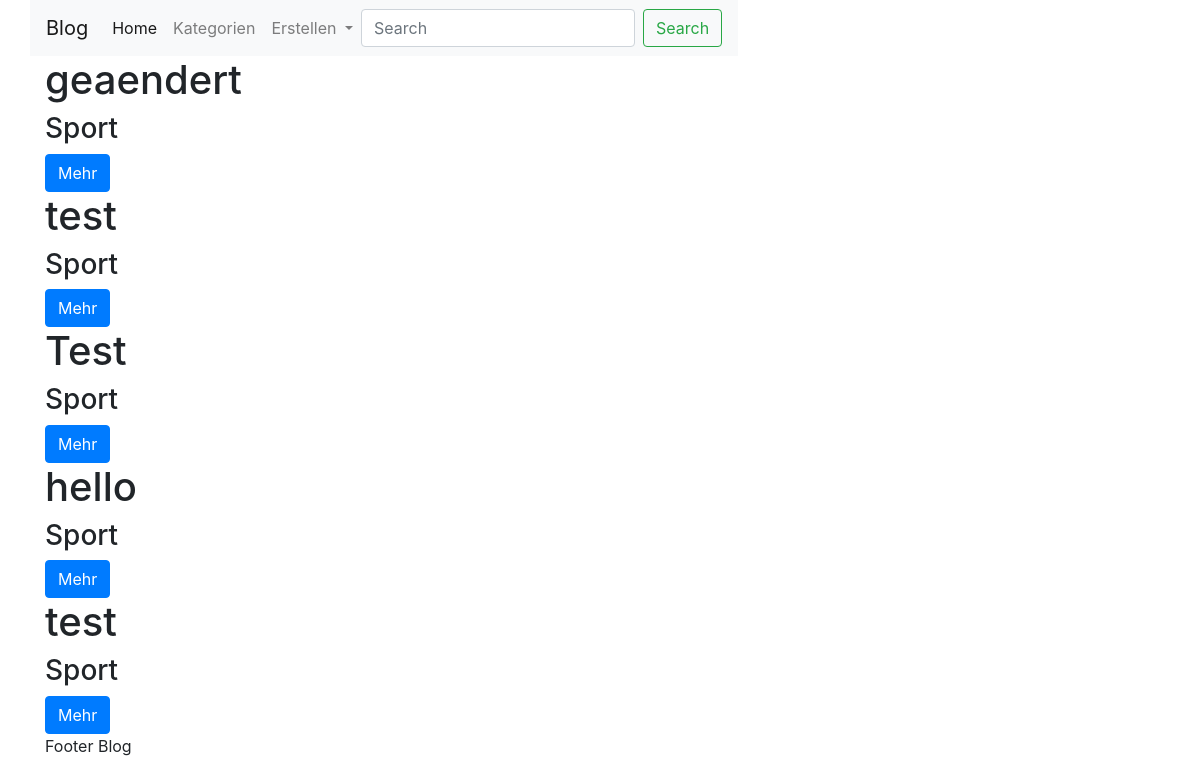
The page /blog/category/overview/1 on the database its author committed.
### app/models.py (models this page shows)
class Blogeintrag(db.Model):
    id = db.Column(db.Integer, primary_key=True)
    titel = db.Column(db.String, nullable=False)
    kategorie = db.Column(db.ForeignKey("kategorie.id"), nullable=False)
    text = db.Column(db.String, nullable=False)
    datum = db.Column(db.Date, nullable=False)

class Kategorie(db.Model):
    id = db.Column(db.Integer,primary_key=True)
    value = db.Column(db.String, nullable=False)
    blogeintrag = db.relationship("Blogeintrag", backref="Kategorie")

### app/blog/routes.py (the view)
@bp.route('/blog/category/overview/<int:id>')
def get(id):
    blog=Blogeintrag.query.filter_by(kategorie=id)
    return render_template("blog/overview.html", blog=blog)

### app/templates/blog/overview.html
{% extends 'base.html' %}
{% block content %}
    {% for b in blog %}
        <h1> {{ b.titel }}
        </h1>
        <h3> {{ b.Kategorie.value }} </h3>
         <a href="{{ url_for("blog.blog",id=b.id) }}" class="btn btn-primary">Mehr</a>
    {% endfor %}
{% endblock %}

### rows shown on the page
Blogeintrag: titel "geaendert", Kategorie.value "Sport"
Blogeintrag: titel "test", Kategorie.value "Sport"
Blogeintrag: titel "Test", Kategorie.value "Sport"
Blogeintrag: titel "hello", Kategorie.value "Sport"
Blogeintrag: titel "test", Kategorie.value "Sport"
